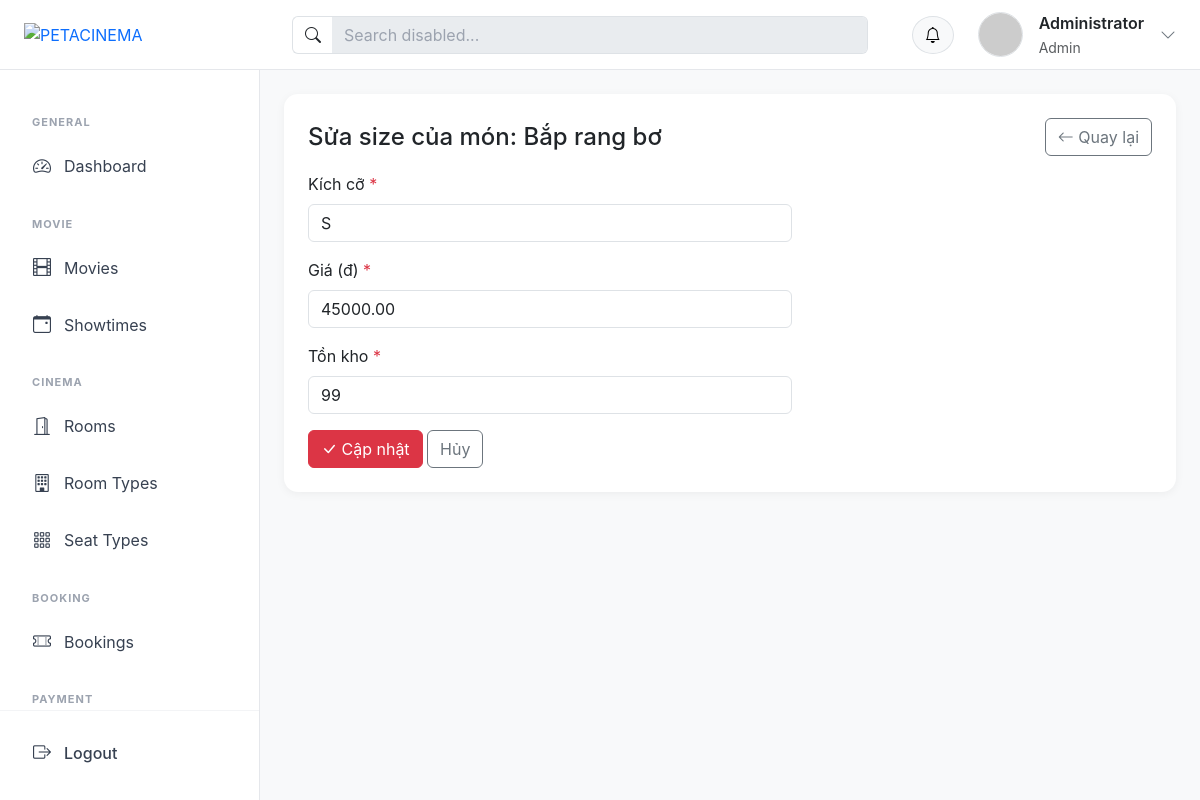
The page /?action=food_variant_edit&id=51 (signed in) on the database as committed earlier.
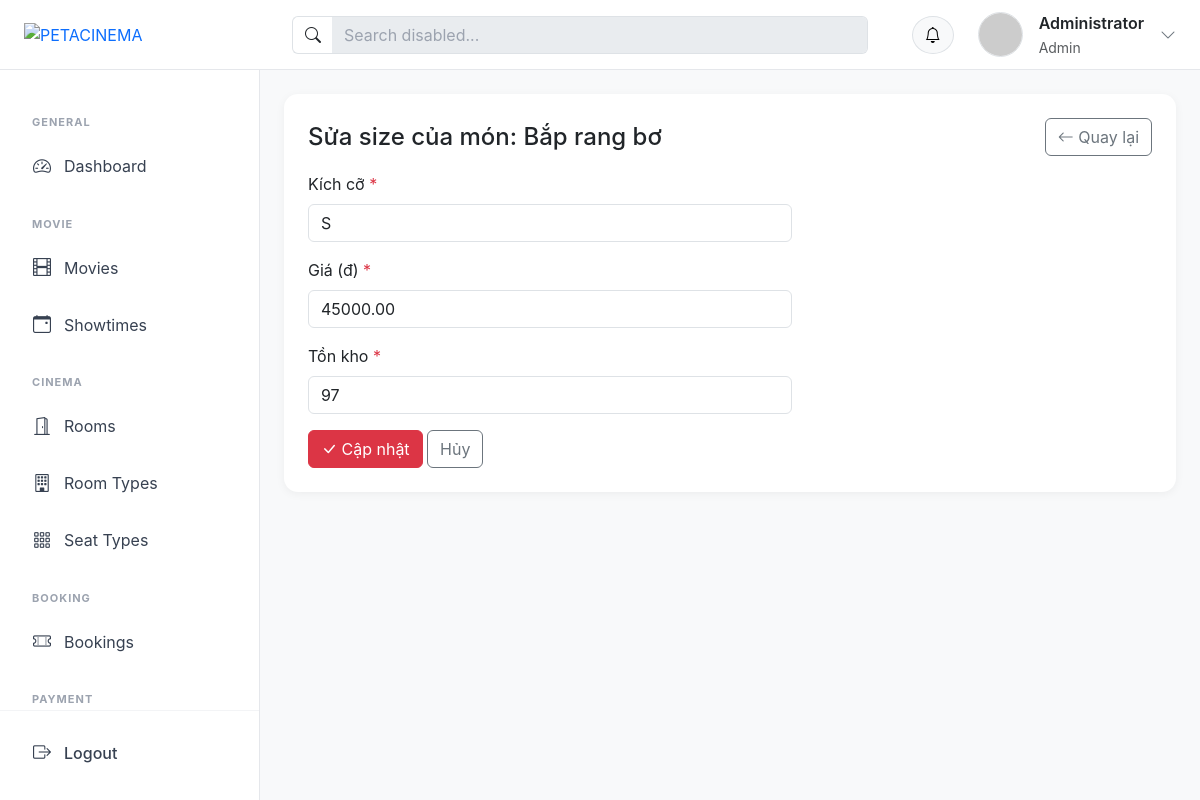
The same page on the database as committed later.
### tables this page shows
CREATE TABLE `food_variants` (
  `id` int NOT NULL,
  `food_id` int NOT NULL,
  `size` varchar(10) DEFAULT NULL,
  `price` decimal(10,2) DEFAULT NULL,
  `stock` int DEFAULT '0'
);

CREATE TABLE `foods` (
  `id` int NOT NULL,
  `name` varchar(255) NOT NULL,
  `description` text,
  `image` varchar(255) DEFAULT NULL,
  `status` enum('active','inactive') DEFAULT 'active'
);

### controllers/FoodVariantController.php (called while the page is built, shortened)
<?php
class FoodVariantController
{
    public function edit()
    {
        $id = (int) ($_GET['id'] ?? 0);
        $variantModel = new FoodVariantModel();
        $variant = $variantModel->getById($id);
        $old = $variant;
        require_once PATH_VIEW . 'admin/layout/layout.php';
    }
}

### index.php (called while the page is built, shortened)
<?php
require_once './configs/helper.php';
spl_autoload_register(function ($class) {
    $fileName = "$class.php";
    $fileModel              = PATH_MODEL . $fileName;
});
require_once './routes/index.php';

### models/BaseModel.php (called while the page is built, shortened)
<?php
class BaseModel
{
    public function __construct()
    {
        $dsn = sprintf('mysql:host=%s;port=%s;dbname=%s;charset=utf8mb4', DB_HOST, DB_PORT, DB_NAME);
        try {
            $this->pdo = new PDO($dsn, DB_USERNAME, DB_PASSWORD, DB_OPTIONS);
        } catch (PDOException $e) {
            die("Kết nối cơ sở dữ liệu thất bại: {$e->getMessage()}. Vui lòng thử lại sau.");
        }
    }
}

### models/FoodVariantModel.php (called while the page is built, shortened)
<?php
class FoodVariantModel extends BaseModel
{
    protected $table = "food_variants";
    public function getById($id)
    {
        $sql = "SELECT v.*, f.name AS food_name
                FROM {$this->table} v
                JOIN foods f ON f.id = v.food_id
                WHERE v.id = :id";
        $stmt = $this->pdo->prepare($sql);
        $stmt->bindParam(':id', $id, PDO::PARAM_INT);
        $stmt->execute();
        return $stmt->fetch();
    }
}

### configs/helper.php (called while the page is built, shortened)
<?php
if (!function_exists('h')) {
    function h($value)
    {
        return htmlspecialchars((string) $value, ENT_QUOTES, 'UTF-8');
    }
}
if (!function_exists('old_value')) {
    function old_value($old, $key, $default = '')
    {
        return h($old[$key] ?? $default);
    }
}

### views/admin/food_variant/edit.php (the view, shortened to what this page needs)
<div class="card p-4">
    <div class="d-flex align-items-center justify-content-between mb-3">
        <h4 class="mb-0">Sửa size của món: <?= h($old['food_name']) ?></h4>
        <a href="?action=food_variant_list&food_id=<?= (int) $old['food_id'] ?>" class="btn btn-outline-secondary">
            <i class="bi bi-arrow-left"></i> Quay lại
        </a>
    </div>
    <form action="?action=food_variant_editPost&id=<?= (int) $old['id'] ?>" method="post" class="row g-3" style="max-width: 500px;">
        <div class="col-12">
            <label class="form-label">Kích cỡ <span class="text-danger">*</span></label>
            <input type="text" name="size" class="form-control <?= !empty($errors['size']) ? 'is-invalid' : '' ?>" value="<?= old_value($old, 'size') ?>" maxlength="10">
        </div>
        <div class="col-12">
            <label class="form-label">Giá (đ) <span class="text-danger">*</span></label>
            <input type="number" step="0.01" min="0" name="price" class="form-control <?= !empty($errors['price']) ? 'is-invalid' : '' ?>" value="<?= old_value($old, 'price') ?>">
        </div>
        <div class="col-12">
            <label class="form-label">Tồn kho <span class="text-danger">*</span></label>
            <input type="number" step="1" min="0" name="stock" class="form-control <?= !empty($errors['stock']) ? 'is-invalid' : '' ?>" value="<?= old_value($old, 'stock', 0) ?>">
        </div>
        <div class="col-12">
            <button type="submit" class="btn btn-danger">
                <i class="bi bi-check-lg"></i> Cập nhật
            </button>
            <a href="?action=food_variant_list&food_id=<?= (int) $old['food_id'] ?>" class="btn btn-outline-secondary">Hủy</a>
        </div>
    </form>
</div>

Rows that differ between the two databases and show on the page:
changed food_variants "Bắp rang bơ": stock "99" → "97"
